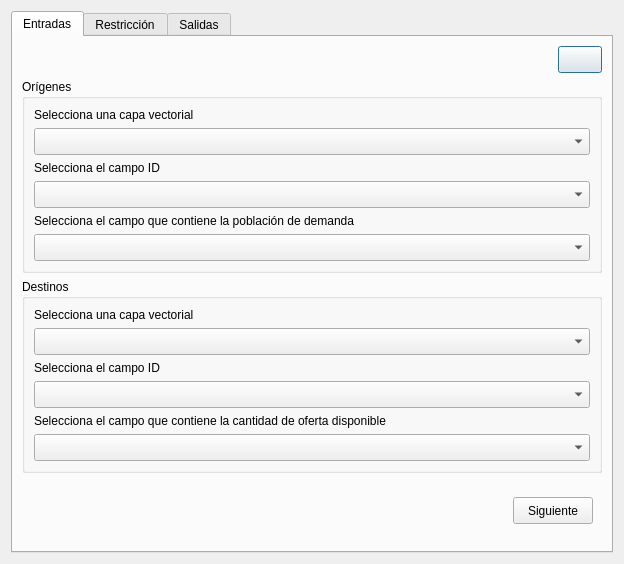
<?xml version="1.0" encoding="UTF-8"?>
<ui version="4.0">
 <class>SpatialInteractionModelsDialogBase</class>
 <widget class="QDialog" name="SpatialInteractionModelsDialogBase">
  <property name="geometry">
   <rect>
    <x>0</x>
    <y>0</y>
    <width>624</width>
    <height>564</height>
   </rect>
  </property>
  <property name="minimumSize">
   <size>
    <width>624</width>
    <height>564</height>
   </size>
  </property>
  <property name="maximumSize">
   <size>
    <width>624</width>
    <height>564</height>
   </size>
  </property>
  <property name="windowTitle">
   <string>Modelos de Interacción Espacial</string>
  </property>
  <property name="windowIcon">
   <iconset resource="resources.qrc">
    <normaloff>:/plugins/spatial_interaction_models/icon.png</normaloff>:/plugins/spatial_interaction_models/icon.png</iconset>
  </property>
  <layout class="QGridLayout" name="gridLayout">
   <item row="0" column="0">
    <widget class="QTabWidget" name="tabWidget">
     <property name="currentIndex">
      <number>0</number>
     </property>
     <widget class="QWidget" name="inputs">
      <attribute name="title">
       <string>Entradas</string>
      </attribute>
      <layout class="QGridLayout" name="gridLayout_2">
       <item row="12" column="0" colspan="2">
        <widget class="QGroupBox" name="groupBox_5">
         <property name="title">
          <string>Orígenes</string>
         </property>
         <layout class="QGridLayout" name="gridLayout_12">
          <item row="2" column="0">
           <widget class="QLabel" name="label_3">
            <property name="text">
             <string>Selecciona el campo ID</string>
            </property>
           </widget>
          </item>
          <item row="4" column="0">
           <widget class="QLabel" name="label_4">
            <property name="text">
             <string>Selecciona el campo que contiene la población de demanda</string>
            </property>
           </widget>
          </item>
          <item row="0" column="0">
           <widget class="QLabel" name="label">
            <property name="text">
             <string>Selecciona una capa vectorial</string>
            </property>
           </widget>
          </item>
          <item row="3" column="0">
           <widget class="QgsFieldComboBox" name="id_origin_combobox">
            <property name="minimumSize">
             <size>
              <width>0</width>
              <height>27</height>
             </size>
            </property>
            <property name="maximumSize">
             <size>
              <width>16777215</width>
              <height>27</height>
             </size>
            </property>
           </widget>
          </item>
          <item row="1" column="0">
           <widget class="QgsMapLayerComboBox" name="origin_combobox">
            <property name="minimumSize">
             <size>
              <width>0</width>
              <height>27</height>
             </size>
            </property>
            <property name="maximumSize">
             <size>
              <width>16777215</width>
              <height>27</height>
             </size>
            </property>
           </widget>
          </item>
          <item row="5" column="0">
           <widget class="QgsFieldComboBox" name="field_origin_combobox">
            <property name="minimumSize">
             <size>
              <width>0</width>
              <height>27</height>
             </size>
            </property>
            <property name="maximumSize">
             <size>
              <width>16777215</width>
              <height>27</height>
             </size>
            </property>
           </widget>
          </item>
         </layout>
        </widget>
       </item>
       <item row="13" column="0" rowspan="2" colspan="2">
        <widget class="QGroupBox" name="groupBox_6">
         <property name="title">
          <string>Destinos</string>
         </property>
         <layout class="QGridLayout" name="gridLayout_13">
          <item row="1" column="0">
           <widget class="QgsMapLayerComboBox" name="dest_combobox">
            <property name="minimumSize">
             <size>
              <width>0</width>
              <height>27</height>
             </size>
            </property>
            <property name="maximumSize">
             <size>
              <width>16777215</width>
              <height>27</height>
             </size>
            </property>
           </widget>
          </item>
          <item row="3" column="0">
           <widget class="QgsFieldComboBox" name="id_dest_combobox">
            <property name="minimumSize">
             <size>
              <width>0</width>
              <height>27</height>
             </size>
            </property>
            <property name="maximumSize">
             <size>
              <width>16777215</width>
              <height>27</height>
             </size>
            </property>
           </widget>
          </item>
          <item row="0" column="0">
           <widget class="QLabel" name="label_2">
            <property name="text">
             <string>Selecciona una capa vectorial</string>
            </property>
           </widget>
          </item>
          <item row="2" column="0">
           <widget class="QLabel" name="label_5">
            <property name="text">
             <string>Selecciona el campo ID</string>
            </property>
           </widget>
          </item>
          <item row="4" column="0">
           <widget class="QLabel" name="label_6">
            <property name="text">
             <string>Selecciona el campo que contiene la cantidad de oferta disponible</string>
            </property>
           </widget>
          </item>
          <item row="5" column="0">
           <widget class="QgsFieldComboBox" name="field_dest_combobox">
            <property name="minimumSize">
             <size>
              <width>0</width>
              <height>27</height>
             </size>
            </property>
            <property name="maximumSize">
             <size>
              <width>16777215</width>
              <height>27</height>
             </size>
            </property>
           </widget>
          </item>
         </layout>
        </widget>
       </item>
       <item row="0" column="1">
        <widget class="QPushButton" name="btn_ayuda1">
         <property name="minimumSize">
          <size>
           <width>44</width>
           <height>27</height>
          </size>
         </property>
         <property name="maximumSize">
          <size>
           <width>44</width>
           <height>27</height>
          </size>
         </property>
         <property name="styleSheet">
          <string notr="true"/>
         </property>
         <property name="text">
          <string/>
         </property>
         <property name="icon">
          <iconset resource="resources.qrc">
           <normaloff>:/plugins/spatial_interaction_models/question_sq.png</normaloff>:/plugins/spatial_interaction_models/question_sq.png</iconset>
         </property>
         <property name="iconSize">
          <size>
           <width>27</width>
           <height>27</height>
          </size>
         </property>
        </widget>
       </item>
       <item row="15" column="0" colspan="2">
        <widget class="QWidget" name="widget" native="true">
         <layout class="QGridLayout" name="gridLayout_9">
          <item row="0" column="0">
           <spacer name="horizontalSpacer">
            <property name="orientation">
             <enum>Qt::Horizontal</enum>
            </property>
            <property name="sizeHint" stdset="0">
             <size>
              <width>40</width>
              <height>20</height>
             </size>
            </property>
           </spacer>
          </item>
          <item row="0" column="1">
           <widget class="QPushButton" name="btn_sig1">
            <property name="minimumSize">
             <size>
              <width>0</width>
              <height>27</height>
             </size>
            </property>
            <property name="maximumSize">
             <size>
              <width>16777215</width>
              <height>27</height>
             </size>
            </property>
            <property name="text">
             <string>Siguiente</string>
            </property>
           </widget>
          </item>
         </layout>
        </widget>
       </item>
      </layout>
     </widget>
     <widget class="QWidget" name="restrictions">
      <attribute name="title">
       <string>Restricción</string>
      </attribute>
      <layout class="QGridLayout" name="gridLayout_3">
       <item row="0" column="0">
        <widget class="QLabel" name="label_7">
         <property name="text">
          <string>Selecciona el tipo de restricción</string>
         </property>
        </widget>
       </item>
       <item row="2" column="0">
        <widget class="QLabel" name="label_8">
         <property name="text">
          <string>Selecciona las unidades de medida para la matriz de distancias</string>
         </property>
        </widget>
       </item>
       <item row="6" column="0">
        <spacer name="verticalSpacer">
         <property name="orientation">
          <enum>Qt::Vertical</enum>
         </property>
         <property name="sizeHint" stdset="0">
          <size>
           <width>20</width>
           <height>40</height>
          </size>
         </property>
        </spacer>
       </item>
       <item row="0" column="1">
        <widget class="QPushButton" name="btn_ayuda2">
         <property name="minimumSize">
          <size>
           <width>44</width>
           <height>27</height>
          </size>
         </property>
         <property name="maximumSize">
          <size>
           <width>44</width>
           <height>27</height>
          </size>
         </property>
         <property name="text">
          <string/>
         </property>
         <property name="icon">
          <iconset resource="resources.qrc">
           <normaloff>:/plugins/spatial_interaction_models/question_sq.png</normaloff>:/plugins/spatial_interaction_models/question_sq.png</iconset>
         </property>
         <property name="iconSize">
          <size>
           <width>27</width>
           <height>27</height>
          </size>
         </property>
        </widget>
       </item>
       <item row="1" column="0" colspan="2">
        <widget class="QComboBox" name="filt_combobox">
         <property name="minimumSize">
          <size>
           <width>0</width>
           <height>27</height>
          </size>
         </property>
         <property name="maximumSize">
          <size>
           <width>16777215</width>
           <height>27</height>
          </size>
         </property>
         <item>
          <property name="text">
           <string>Elige una opción...</string>
          </property>
         </item>
         <item>
          <property name="text">
           <string>Restricción en el origen</string>
          </property>
         </item>
         <item>
          <property name="text">
           <string>Restricción en el destino</string>
          </property>
         </item>
         <item>
          <property name="text">
           <string>Doblemente restrictivos</string>
          </property>
         </item>
        </widget>
       </item>
       <item row="3" column="0" colspan="2">
        <widget class="QComboBox" name="mesuare_combobox">
         <property name="minimumSize">
          <size>
           <width>0</width>
           <height>27</height>
          </size>
         </property>
         <property name="maximumSize">
          <size>
           <width>16777215</width>
           <height>27</height>
          </size>
         </property>
         <item>
          <property name="text">
           <string>Elige una opción...</string>
          </property>
         </item>
         <item>
          <property name="text">
           <string>Metros</string>
          </property>
         </item>
         <item>
          <property name="text">
           <string>Kilómetros</string>
          </property>
         </item>
         <item>
          <property name="text">
           <string>Millas</string>
          </property>
         </item>
         <item>
          <property name="text">
           <string>Pies</string>
          </property>
         </item>
         <item>
          <property name="text">
           <string>Yardas</string>
          </property>
         </item>
        </widget>
       </item>
       <item row="4" column="0" colspan="2">
        <widget class="QGroupBox" name="groupBox">
         <property name="title">
          <string>Filtro de Distancias/Costos</string>
         </property>
         <layout class="QGridLayout" name="gridLayout_4">
          <item row="1" column="0">
           <widget class="QLineEdit" name="val1_dist">
            <property name="minimumSize">
             <size>
              <width>0</width>
              <height>27</height>
             </size>
            </property>
            <property name="maximumSize">
             <size>
              <width>16777215</width>
              <height>27</height>
             </size>
            </property>
            <property name="dragEnabled">
             <bool>false</bool>
            </property>
            <property name="readOnly">
             <bool>true</bool>
            </property>
            <property name="placeholderText">
             <string>Primer valor</string>
            </property>
            <property name="clearButtonEnabled">
             <bool>false</bool>
            </property>
           </widget>
          </item>
          <item row="0" column="0" colspan="2">
           <widget class="QComboBox" name="tipo_filt_dist">
            <property name="enabled">
             <bool>false</bool>
            </property>
            <property name="minimumSize">
             <size>
              <width>0</width>
              <height>27</height>
             </size>
            </property>
            <property name="maximumSize">
             <size>
              <width>16777215</width>
              <height>27</height>
             </size>
            </property>
            <item>
             <property name="text">
              <string>Selecciona un tipo de filtro...</string>
             </property>
            </item>
            <item>
             <property name="text">
              <string>Mayor que...</string>
             </property>
            </item>
            <item>
             <property name="text">
              <string>Menor que...</string>
             </property>
            </item>
            <item>
             <property name="text">
              <string>Rango de valores</string>
             </property>
            </item>
           </widget>
          </item>
          <item row="1" column="1">
           <widget class="QLineEdit" name="val2_dist">
            <property name="enabled">
             <bool>true</bool>
            </property>
            <property name="minimumSize">
             <size>
              <width>0</width>
              <height>27</height>
             </size>
            </property>
            <property name="maximumSize">
             <size>
              <width>16777215</width>
              <height>27</height>
             </size>
            </property>
            <property name="readOnly">
             <bool>true</bool>
            </property>
            <property name="placeholderText">
             <string>Segundo valor</string>
            </property>
           </widget>
          </item>
         </layout>
        </widget>
       </item>
       <item row="5" column="0" colspan="2">
        <widget class="QGroupBox" name="groupBox_2">
         <property name="title">
          <string>Filtro de Flujos</string>
         </property>
         <layout class="QGridLayout" name="gridLayout_5">
          <item row="1" column="1">
           <widget class="QLineEdit" name="val2_fluj">
            <property name="minimumSize">
             <size>
              <width>0</width>
              <height>27</height>
             </size>
            </property>
            <property name="maximumSize">
             <size>
              <width>16777215</width>
              <height>27</height>
             </size>
            </property>
            <property name="readOnly">
             <bool>true</bool>
            </property>
            <property name="placeholderText">
             <string>Segundo valor</string>
            </property>
           </widget>
          </item>
          <item row="1" column="0">
           <widget class="QLineEdit" name="val1_fluj">
            <property name="minimumSize">
             <size>
              <width>0</width>
              <height>27</height>
             </size>
            </property>
            <property name="maximumSize">
             <size>
              <width>16777215</width>
              <height>27</height>
             </size>
            </property>
            <property name="readOnly">
             <bool>true</bool>
            </property>
            <property name="placeholderText">
             <string>Primer valor</string>
            </property>
           </widget>
          </item>
          <item row="0" column="0" colspan="2">
           <widget class="QComboBox" name="tipo_filt_fluj">
            <property name="enabled">
             <bool>false</bool>
            </property>
            <property name="minimumSize">
             <size>
              <width>0</width>
              <height>27</height>
             </size>
            </property>
            <property name="maximumSize">
             <size>
              <width>16777215</width>
              <height>27</height>
             </size>
            </property>
            <item>
             <property name="text">
              <string>Selecciona un tipo de filtro...</string>
             </property>
            </item>
            <item>
             <property name="text">
              <string>Mayor que...</string>
             </property>
            </item>
            <item>
             <property name="text">
              <string>Menor que...</string>
             </property>
            </item>
            <item>
             <property name="text">
              <string>Rango de valores</string>
             </property>
            </item>
           </widget>
          </item>
         </layout>
        </widget>
       </item>
       <item row="7" column="0" colspan="2">
        <widget class="QWidget" name="widget_2" native="true">
         <layout class="QGridLayout" name="gridLayout_10">
          <item row="0" column="2">
           <widget class="QPushButton" name="btn_sig2">
            <property name="text">
             <string>Siguiente</string>
            </property>
           </widget>
          </item>
          <item row="0" column="1">
           <widget class="QPushButton" name="btn_reg2">
            <property name="text">
             <string>Regresar</string>
            </property>
           </widget>
          </item>
          <item row="0" column="0">
           <spacer name="horizontalSpacer_2">
            <property name="orientation">
             <enum>Qt::Horizontal</enum>
            </property>
            <property name="sizeHint" stdset="0">
             <size>
              <width>40</width>
              <height>20</height>
             </size>
            </property>
           </spacer>
          </item>
         </layout>
        </widget>
       </item>
      </layout>
     </widget>
     <widget class="QWidget" name="outputs">
      <attribute name="title">
       <string>Salidas</string>
      </attribute>
      <layout class="QGridLayout" name="gridLayout_6">
       <item row="0" column="0">
        <widget class="QLabel" name="label_11">
         <property name="maximumSize">
          <size>
           <width>0</width>
           <height>0</height>
          </size>
         </property>
         <property name="text">
          <string/>
         </property>
        </widget>
       </item>
       <item row="7" column="1">
        <widget class="QPushButton" name="btn_output">
         <property name="minimumSize">
          <size>
           <width>44</width>
           <height>27</height>
          </size>
         </property>
         <property name="maximumSize">
          <size>
           <width>44</width>
           <height>27</height>
          </size>
         </property>
         <property name="text">
          <string/>
         </property>
         <property name="icon">
          <iconset resource="resources.qrc">
           <normaloff>:/plugins/spatial_interaction_models/folder.png</normaloff>:/plugins/spatial_interaction_models/folder.png</iconset>
         </property>
         <property name="iconSize">
          <size>
           <width>27</width>
           <height>27</height>
          </size>
         </property>
        </widget>
       </item>
       <item row="1" column="0" colspan="2">
        <widget class="QGroupBox" name="groupBox_3">
         <property name="title">
          <string>Formatos de Salida</string>
         </property>
         <layout class="QGridLayout" name="gridLayout_7">
          <item row="1" column="0">
           <widget class="QCheckBox" name="sqlite_check">
            <property name="text">
             <string>Guardar en SQLite</string>
            </property>
           </widget>
          </item>
          <item row="4" column="0">
           <widget class="QCheckBox" name="hd_check">
            <property name="text">
             <string>Guardar en Shapefile</string>
            </property>
           </widget>
          </item>
          <item row="2" column="0">
           <widget class="QCheckBox" name="geojson_check">
            <property name="text">
             <string>Guardar en GeoJSON</string>
            </property>
           </widget>
          </item>
          <item row="0" column="0">
           <widget class="QCheckBox" name="memory_check">
            <property name="text">
             <string>Conservar capas temporales</string>
            </property>
            <property name="checked">
             <bool>true</bool>
            </property>
           </widget>
          </item>
          <item row="3" column="0">
           <widget class="QCheckBox" name="geopackage_check">
            <property name="text">
             <string>Guardar en Geopackage</string>
            </property>
           </widget>
          </item>
          <item row="1" column="1">
           <widget class="QCheckBox" name="sqlite_check_load">
            <property name="enabled">
             <bool>true</bool>
            </property>
            <property name="text">
             <string>Agregar a QGIS</string>
            </property>
            <property name="tristate">
             <bool>false</bool>
            </property>
           </widget>
          </item>
          <item row="2" column="1">
           <widget class="QCheckBox" name="geojson_check_load">
            <property name="enabled">
             <bool>true</bool>
            </property>
            <property name="text">
             <string>Agregar a QGIS</string>
            </property>
           </widget>
          </item>
          <item row="3" column="1">
           <widget class="QCheckBox" name="geopackage_check_load">
            <property name="enabled">
             <bool>true</bool>
            </property>
            <property name="text">
             <string>Agregar a QGIS</string>
            </property>
           </widget>
          </item>
          <item row="4" column="1">
           <widget class="QCheckBox" name="hd_check_load">
            <property name="enabled">
             <bool>true</bool>
            </property>
            <property name="text">
             <string>Agregar a QGIS</string>
            </property>
           </widget>
          </item>
         </layout>
        </widget>
       </item>
       <item row="3" column="0" colspan="2">
        <widget class="QGroupBox" name="groupBox_4">
         <property name="title">
          <string>Estadísticas</string>
         </property>
         <layout class="QGridLayout" name="gridLayout_8">
          <item row="0" column="0">
           <widget class="QCheckBox" name="xls_check">
            <property name="text">
             <string>Generar XLS</string>
            </property>
           </widget>
          </item>
          <item row="1" column="0">
           <widget class="QCheckBox" name="ods_check">
            <property name="text">
             <string>Generar ODS</string>
            </property>
           </widget>
          </item>
         </layout>
        </widget>
       </item>
       <item row="6" column="0" colspan="2">
        <widget class="QGroupBox" name="groupBox_7">
         <property name="title">
          <string>Salidas</string>
         </property>
         <layout class="QGridLayout" name="gridLayout_14">
          <item row="0" column="0">
           <widget class="QCheckBox" name="check_projects">
            <property name="text">
             <string>Seleccionar proyecto actual</string>
            </property>
           </widget>
          </item>
          <item row="0" column="1">
           <widget class="QComboBox" name="projects_combobox"/>
          </item>
         </layout>
        </widget>
       </item>
       <item row="4" column="0">
        <widget class="QLabel" name="label_10">
         <property name="text">
          <string>Introduce un prefijo para cada ejecución</string>
         </property>
        </widget>
       </item>
       <item row="5" column="0" colspan="2">
        <widget class="QLineEdit" name="prefijo">
         <property name="placeholderText">
          <string>Ejemplo: Ejec1</string>
         </property>
        </widget>
       </item>
       <item row="0" column="1">
        <widget class="QPushButton" name="btn_ayuda3">
         <property name="enabled">
          <bool>true</bool>
         </property>
         <property name="minimumSize">
          <size>
           <width>44</width>
           <height>27</height>
          </size>
         </property>
         <property name="maximumSize">
          <size>
           <width>44</width>
           <height>27</height>
          </size>
         </property>
         <property name="text">
          <string/>
         </property>
         <property name="icon">
          <iconset resource="resources.qrc">
           <normaloff>:/plugins/spatial_interaction_models/question_sq.png</normaloff>:/plugins/spatial_interaction_models/question_sq.png</iconset>
         </property>
         <property name="iconSize">
          <size>
           <width>27</width>
           <height>27</height>
          </size>
         </property>
        </widget>
       </item>
       <item row="8" column="0" colspan="2">
        <widget class="QWidget" name="widget_3" native="true">
         <layout class="QGridLayout" name="gridLayout_11">
          <item row="0" column="1">
           <widget class="QPushButton" name="btn_reg3">
            <property name="text">
             <string>Regresar</string>
            </property>
           </widget>
          </item>
          <item row="0" column="2">
           <widget class="QPushButton" name="btn_aceptar">
            <property name="text">
             <string>Aceptar</string>
            </property>
           </widget>
          </item>
          <item row="0" column="0">
           <spacer name="horizontalSpacer_3">
            <property name="orientation">
             <enum>Qt::Horizontal</enum>
            </property>
            <property name="sizeHint" stdset="0">
             <size>
              <width>40</width>
              <height>20</height>
             </size>
            </property>
           </spacer>
          </item>
         </layout>
        </widget>
       </item>
       <item row="7" column="0">
        <widget class="QLineEdit" name="output">
         <property name="minimumSize">
          <size>
           <width>0</width>
           <height>27</height>
          </size>
         </property>
         <property name="maximumSize">
          <size>
           <width>16777215</width>
           <height>27</height>
          </size>
         </property>
         <property name="readOnly">
          <bool>true</bool>
         </property>
        </widget>
       </item>
      </layout>
     </widget>
    </widget>
   </item>
  </layout>
 </widget>
 <customwidgets>
  <customwidget>
   <class>QgsFieldComboBox</class>
   <extends>QComboBox</extends>
   <header>qgsfieldcombobox.h</header>
  </customwidget>
  <customwidget>
   <class>QgsMapLayerComboBox</class>
   <extends>QComboBox</extends>
   <header>qgsmaplayercombobox.h</header>
  </customwidget>
 </customwidgets>
 <resources>
  <include location="resources.qrc"/>
 </resources>
 <connections>
  <connection>
   <sender>origin_combobox</sender>
   <signal>layerChanged(QgsMapLayer*)</signal>
   <receiver>id_origin_combobox</receiver>
   <slot>setLayer(QgsMapLayer*)</slot>
   <hints>
    <hint type="sourcelabel">
     <x>136</x>
     <y>154</y>
    </hint>
    <hint type="destinationlabel">
     <x>136</x>
     <y>209</y>
    </hint>
   </hints>
  </connection>
  <connection>
   <sender>origin_combobox</sender>
   <signal>layerChanged(QgsMapLayer*)</signal>
   <receiver>field_origin_combobox</receiver>
   <slot>setLayer(QgsMapLayer*)</slot>
   <hints>
    <hint type="sourcelabel">
     <x>136</x>
     <y>154</y>
    </hint>
    <hint type="destinationlabel">
     <x>136</x>
     <y>264</y>
    </hint>
   </hints>
  </connection>
  <connection>
   <sender>dest_combobox</sender>
   <signal>layerChanged(QgsMapLayer*)</signal>
   <receiver>id_dest_combobox</receiver>
   <slot>setLayer(QgsMapLayer*)</slot>
   <hints>
    <hint type="sourcelabel">
     <x>136</x>
     <y>355</y>
    </hint>
    <hint type="destinationlabel">
     <x>136</x>
     <y>410</y>
    </hint>
   </hints>
  </connection>
  <connection>
   <sender>dest_combobox</sender>
   <signal>layerChanged(QgsMapLayer*)</signal>
   <receiver>field_dest_combobox</receiver>
   <slot>setLayer(QgsMapLayer*)</slot>
   <hints>
    <hint type="sourcelabel">
     <x>136</x>
     <y>355</y>
    </hint>
    <hint type="destinationlabel">
     <x>136</x>
     <y>465</y>
    </hint>
   </hints>
  </connection>
 </connections>
</ui>
